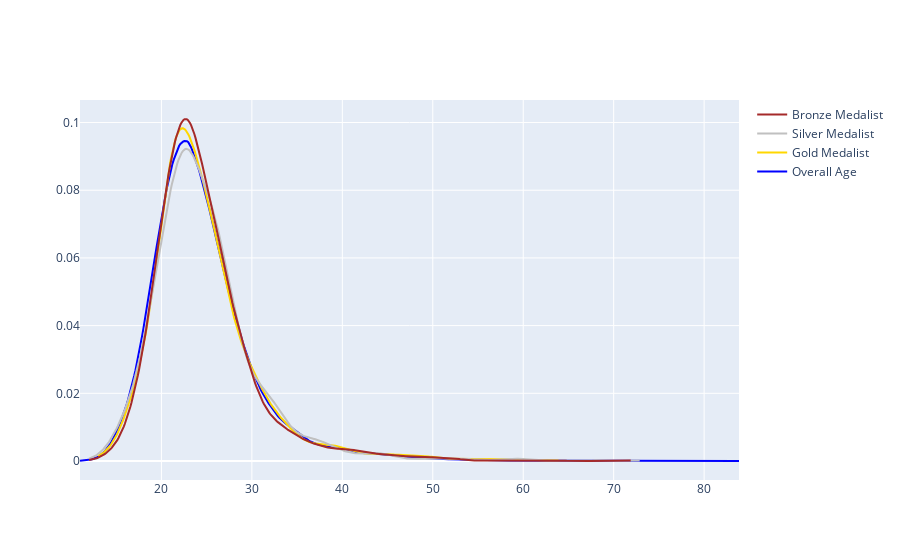

Notebook code cell kept with this figure:
### Code cell
fig = ff.create_distplot([a1,a2,a3,a4],['Overall Age','Gold Medalist','Silver Medalist','Bronze Medalist'],show_hist= False, show_rug= False,  colors=colors)
fig.show()
# analysis --at small age chanches of winning silver 
# is mor in comparisonu are 20-25 peak age ,chace of winning gold more

### Figure 1 — Plotly figure (JSON) as saved in the notebook; plotly's stock layout.template omitted (floating-point values rounded to 4 significant figures; data arrays with more than 128 entries replaced by an {"elided": "..."} marker saying what was removed)
{"data": [{"legendgroup": "Overall Age", "marker": {"color": "Blue"}, "mode": "lines", "name": "Overall Age", "showlegend": true, "type": "scatter", "x": {"elided": "500 float values"}, "xaxis": "x", "y": {"elided": "500 float values"}, "yaxis": "y"}, {"legendgroup": "Gold Medalist", "marker": {"color": "Gold"}, "mode": "lines", "name": "Gold Medalist", "showlegend": true, "type": "scatter", "x": {"elided": "500 float values"}, "xaxis": "x", "y": {"elided": "500 float values"}, "yaxis": "y"}, {"legendgroup": "Silver Medalist", "marker": {"color": "Silver"}, "mode": "lines", "name": "Silver Medalist", "showlegend": true, "type": "scatter", "x": {"elided": "500 float values"}, "xaxis": "x", "y": {"elided": "500 float values"}, "yaxis": "y"}, {"legendgroup": "Bronze Medalist", "marker": {"color": "Brown"}, "mode": "lines", "name": "Bronze Medalist", "showlegend": true, "type": "scatter", "x": {"elided": "500 float values"}, "xaxis": "x", "y": {"elided": "500 float values"}, "yaxis": "y"}], "layout": {"barmode": "overlay", "hovermode": "closest", "legend": {"traceorder": "reversed"}, "xaxis": {"anchor": "y2", "domain": [0, 1], "zeroline": false}, "yaxis": {"anchor": "free", "domain": [0, 1], "position": 0}}}
